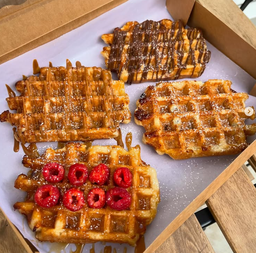
#> input picture images/waffles.png, 256 x 253 px, shrunk from 1000 x 990 before the run
$ python main.py
#> lines starting #> are read from the running program, lines starting #| are printed output that depends on the picture; after the words box and inside, x2 and y2 are one past the last pixel; in counts of white or black regions, pixels touching at a corner belong together
#> further down, image is the input picture: shape (253, 256, 3); mean B, G, R 83.8, 119.6, 173.1
### saliency.py
import numpy as np
from scipy.ndimage import gaussian_filter
import cv2

def detect_saliency(image):
    # uses Frequency-tuned Saliency to identify borders
    color = cv2.cvtColor(image, cv2.COLOR_BGR2LAB)
#> color: shape (253, 256, 3); mean of channels 0, 1, 2 127.7, 135, 96.5
    mean_color = np.mean(np.mean(color, axis=0), axis=0)
#> mean_color = [127.7, 135, 96.46]
    # compute Euclidean distance
    diff = np.linalg.norm(color - mean_color, axis=2)
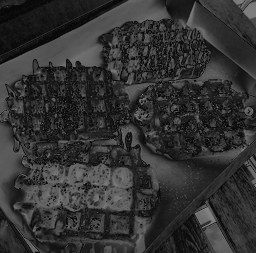
#> diff: shape (253, 256) float64; min 1.21, max 131.7, mean 50.5
    # normalize [0,1]
    salient = (diff - diff.min()) / (diff.max() - diff.min())
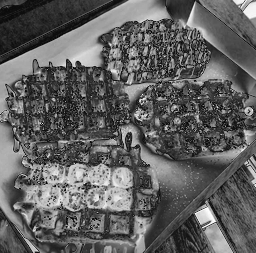
#> salient: shape (253, 256) float64; min 0, max 1, mean 0.378
    return salient

def boundary_mask(salient, threshold):
    # makes salient mask based on given threshold (is this considered an important region)
#> called with threshold = 0.5
    foreground = (salient >= threshold).astype(np.uint8)
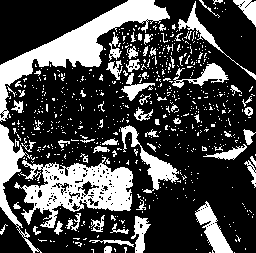
#> foreground: shape (253, 256); values 0 (black) and 1 (white), 28.1% white; 673 white regions (603 under 20 px), largest, box (x1, y1, x2, y2) and area: (0, 0, 170, 122) 4417, (14, 157, 133, 228) 4008, (0, 124, 42, 253) 1227
    # mask of neighbors
    kernel = np.ones((3, 3), dtype=np.uint8)
    # slowly shrinks foreground
    eroded = cv2.erode(foreground, kernel, iterations=1)
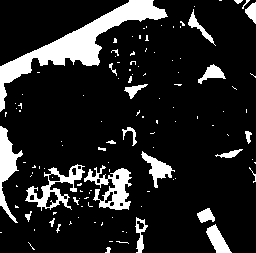
#> eroded: shape (253, 256); values 0 (black) and 1 (white), 14.2% white; 119 white regions (93 under 20 px), largest, box (x1, y1, x2, y2) and area: (0, 0, 168, 112) 3705, (84, 165, 132, 210) 985, (25, 164, 85, 211) 857
    boundary = foreground - eroded
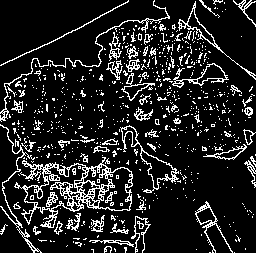
#> boundary: shape (253, 256); values 0 (black) and 1 (white), 13.9% white in thin lines or dots
    return boundary

def boundary_seeds(boundary):
    h,w = boundary.shape
#> h = 253; w = 256
    seeds = np.zeros((h, w, 2), dtype = int)

    # no initial best seed
    seeds[:, :, 0] = -1 # y coord
    seeds[:, :, 1] = -1 # x coord

    y, x = np.where(boundary == 1)
#> y = 8981 values from 0 to 252; x = 8981 values, max 255 at index 41, min 0 at index 1788, mean 119.3
    for (j, i) in zip(y, x):
        seeds[j, i] = (j, i)
#> this loop made 8981 passes
#> (j, i) on passes 2 to 4: (0, 154), (0, 199), (0, 200)
    return seeds

def jump_flood_algorithm(seeds):
    # basic logic to start with a pixel and progressively
    # makes smaller jumps each time to check where the
    # nearest boundary pixel is

    h,w,_ = seeds.shape
#> h = 253; w = 256

    max_size = max(h,w)
#> max_size = 256
    jump = 1
    while jump * 2 <= max_size:
        jump *= 2
#> after the loop, jump = 256

    curr_seeds = seeds.copy()

    # neighboring jumps in all 8 directions
    directions = [(0, 0), (1, 0), (-1, 0), (0, 1), (0, -1), (1, 1), (1, -1), (-1, -1)]

    while jump >= 1:
        next = curr_seeds.copy()
        for y in range(h):
            for x in range(w):
                best = curr_seeds[y, x]
                if (best[0] == -1):
                    min_dist = np.inf
                else:
                    min_dist = np.linalg.norm([best[0] - y, best[1] - x])

                for dy, dx in directions:
                    y_neighbor = y + (dy * jump)
                    x_neighbor = x + (dx * jump)

                    # ensures neighbors are not out-of-bounds
                    if not (h > y_neighbor >= 0 and w > x_neighbor >= 0):
                        continue

                    neighbor = curr_seeds[y_neighbor, x_neighbor]

                    if neighbor[0] == -1:
                        continue

                    dist = np.linalg.norm([neighbor[0] - y, neighbor[1] - x])
                    if dist < min_dist:
                        min_dist = dist
                        best = neighbor
                next[y, x] = best
        curr_seeds = next
        jump = jump // 2
#> after the loop, jump = 0
    return curr_seeds

def normalize_and_blur(seeds):
    h,w,_ = seeds.shape
#> h = 253; w = 256
    abs_dist = np.zeros((h, w), dtype=float)

    for y in range(h):
        for x in range(w):
            j, i = seeds[y, x]
            if j == -1:
                abs_dist[y, x] = np.inf
            else:
                abs_dist[y, x] = np.linalg.norm([j - y, i - x])
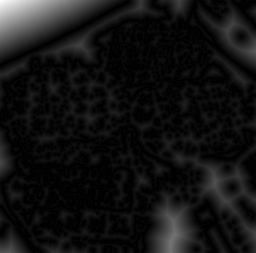
#> abs_dist: shape (253, 256) float64; min 0, max 58.14, mean 4.3; drawn with min black and max white

    # prevent division by inf
    fixed = abs_dist[np.isfinite(abs_dist)]
    if fixed.size == 0:
        max_val = 1
    else:
        max_val = fixed.max()
#> max_val = 58.14
    # creates bool mask
    abs_dist[~np.isfinite(abs_dist)] = max_val
    norm_dist = abs_dist / abs_dist.max()

    blurred = gaussian_filter(norm_dist, sigma=3.0)
    return blurred

# [8 lines left out: function saliency_distance_field, not called in this run]

### main.py
import cv2
import saliency

import matplotlib.pyplot as plt

image = cv2.imread("images/waffles.png")
image = cv2.cvtColor(image, cv2.COLOR_BGR2RGB)

saliency_map = saliency.detect_saliency(image)
boundary = saliency.boundary_mask(saliency_map, threshold=0.5)
seeds= saliency.boundary_seeds(boundary)
nearest_seeds = saliency.jump_flood_algorithm(seeds)
dist_field = saliency.normalize_and_blur(nearest_seeds)

plt.figure(figsize=(12, 6))

plt.subplot(1, 3, 1)
plt.imshow(image)
plt.title("Original Image")
plt.axis("off")

plt.subplot(1, 3, 2)
plt.imshow(saliency_map, cmap="gray")
plt.title("Saliency Map")
plt.axis("off")

plt.subplot(1, 3, 3)
plt.imshow(dist_field, cmap="magma")
plt.title("Saliency Distance Field")
plt.axis("off")

plt.show()
